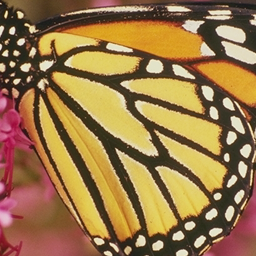
%> input picture Simulations/SRCNN/Set5/butterfly_GT.bmp, 256 x 256 px
$ octave demo_SR.m   (GNU Octave 9; MATLAB toolbox functions it lacks are replaced by stand-ins)
%> lines starting %> are read from the running program, lines starting %| are printed output that depends on the picture
### Simulations/SPMSR/modcrop.m
function img = modcrop(img,q)
% modcrop - Crops an image so that the output M-by-N image satisfies mod(M,q)=0 and mod(N,q)=0
sz = size(img);
sz = sz - mod(sz,q);
img = img(1:sz(1), 1:sz(2),:);

### Simulations/SRCNN/demo_SR.m
% =========================================================================
% Test code for Super-Resolution Convolutional Neural Networks (SRCNN)
%
% Reference
%   Chao Dong, Chen Change Loy, Kaiming He, Xiaoou Tang. Learning a Deep Convolutional Network for Image Super-Resolution,
%   in Proceedings of European Conference on Computer Vision (ECCV), 2014
%
%   Chao Dong, Chen Change Loy, Kaiming He, Xiaoou Tang. Image Super-Resolution Using Deep Convolutional Networks,
%   arXiv:1501.00092
%
% Chao Dong
% IE Department, The Chinese University of Hong Kong
% For any question, send email to ndc.forward@gmail.com
% =========================================================================

close all;
clear all;

%% read ground truth image
im  = imread('Set5/butterfly_GT.bmp');
%> im is the input picture: size 256x256x3 uint8; mean R, G, B 153, 119.2, 72.8
%im  = imread('Set14\zebra.bmp');

%% set parameters
up_scale = 3;
model = 'model/9-5-5(ImageNet)/x3.mat';
% [8 lines of commented-out code are left out]

%% work on illuminance only
if size(im,3)>1
    im = rgb2ycbcr(im);
%> im: size 256x256x3 uint8; mean of channels 1, 2, 3 122.5, 102.6, 146.2
    im = im(:, :, 1);
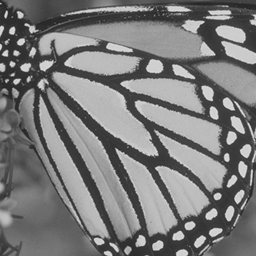
%> im: size 256x256 uint8; min 33, max 226, mean 122.5
end
im_gnd = modcrop(im, up_scale);
%> in modcrop, `img = img(1:sz(1), 1:sz(2),:);`:
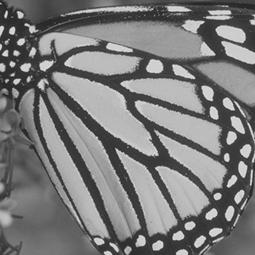
%> img: size 255x255 uint8; min 33, max 226, mean 122.7
im_gnd = single(im_gnd)/255;

%% bicubic interpolation
im_l = imresize(im_gnd, 1/up_scale, 'bicubic');
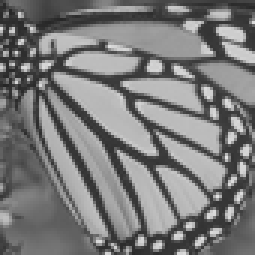
%> im_l: size 85x85 single (shown 3 times larger); min 0.147, max 0.888, mean 0.481
im_b = imresize(im_l, up_scale, 'bicubic');
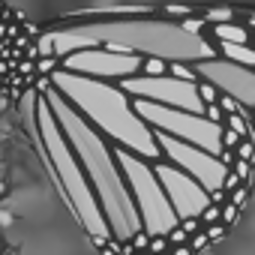
%> im_b: size 255x255 single; min 0.124, max 0.918, mean 0.481

%% SRCNN
%> (the run ends here)

$ run again, with Simulations/SRCNN/Set14/zebra.bmp copied over Simulations/SRCNN/Set5/butterfly_GT.bmp
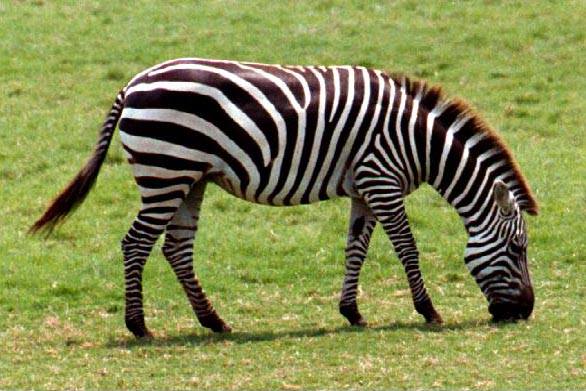
%> input picture Simulations/SRCNN/Set14/zebra.bmp, 586 x 391 px
%> im is the input picture: size 391x586x3 uint8; mean R, G, B 132.5, 138.4, 80.5
%> `im = im(:, :, 1);`:
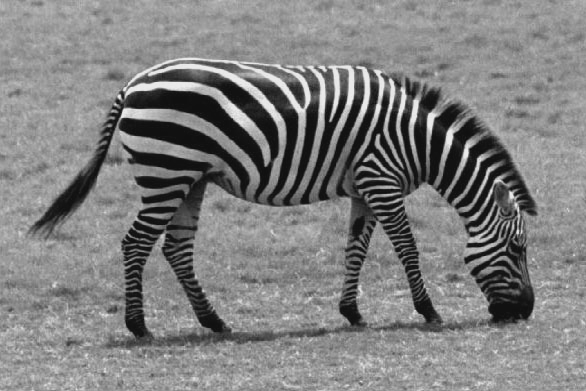
%> im: size 391x586 uint8; min 16, max 235, mean 127.7
%> `im_b = imresize(im_l, up_scale, 'bicubic');`:
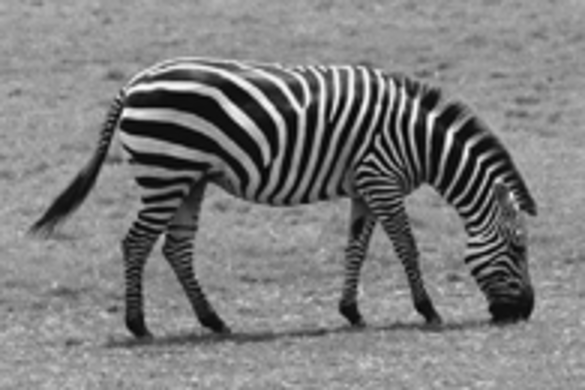
%> im_b: size 390x585 single; min 0.00923, max 0.987, mean 0.5
